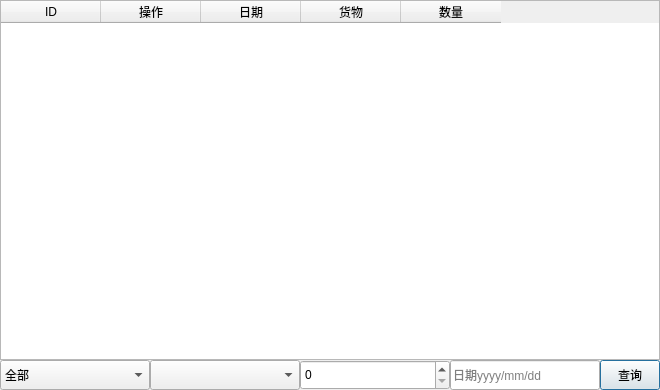
<?xml version="1.0" encoding="UTF-8"?>
<ui version="4.0">
 <class>Dialog</class>
 <widget class="QDialog" name="Dialog">
  <property name="geometry">
   <rect>
    <x>0</x>
    <y>0</y>
    <width>660</width>
    <height>390</height>
   </rect>
  </property>
  <property name="windowTitle">
   <string>Dialog</string>
  </property>
  <widget class="QLineEdit" name="date">
   <property name="geometry">
    <rect>
     <x>450</x>
     <y>360</y>
     <width>150</width>
     <height>30</height>
    </rect>
   </property>
   <property name="placeholderText">
    <string>日期yyyy/mm/dd</string>
   </property>
  </widget>
  <widget class="QComboBox" name="type">
   <property name="geometry">
    <rect>
     <x>0</x>
     <y>360</y>
     <width>150</width>
     <height>30</height>
    </rect>
   </property>
   <item>
    <property name="text">
     <string>全部</string>
    </property>
   </item>
   <item>
    <property name="text">
     <string>进库</string>
    </property>
   </item>
   <item>
    <property name="text">
     <string>出库</string>
    </property>
   </item>
  </widget>
  <widget class="QComboBox" name="good">
   <property name="geometry">
    <rect>
     <x>150</x>
     <y>360</y>
     <width>150</width>
     <height>30</height>
    </rect>
   </property>
  </widget>
  <widget class="QSpinBox" name="count">
   <property name="geometry">
    <rect>
     <x>300</x>
     <y>360</y>
     <width>150</width>
     <height>30</height>
    </rect>
   </property>
   <property name="maximum">
    <number>2147483647</number>
   </property>
  </widget>
  <widget class="QPushButton" name="bquery">
   <property name="geometry">
    <rect>
     <x>600</x>
     <y>360</y>
     <width>60</width>
     <height>30</height>
    </rect>
   </property>
   <property name="text">
    <string>查询</string>
   </property>
  </widget>
  <widget class="QTableWidget" name="log">
   <property name="geometry">
    <rect>
     <x>0</x>
     <y>0</y>
     <width>660</width>
     <height>360</height>
    </rect>
   </property>
   <column>
    <property name="text">
     <string>ID</string>
    </property>
   </column>
   <column>
    <property name="text">
     <string>操作</string>
    </property>
   </column>
   <column>
    <property name="text">
     <string>日期</string>
    </property>
   </column>
   <column>
    <property name="text">
     <string>货物</string>
    </property>
   </column>
   <column>
    <property name="text">
     <string>数量</string>
    </property>
   </column>
  </widget>
 </widget>
 <resources/>
 <connections/>
</ui>
